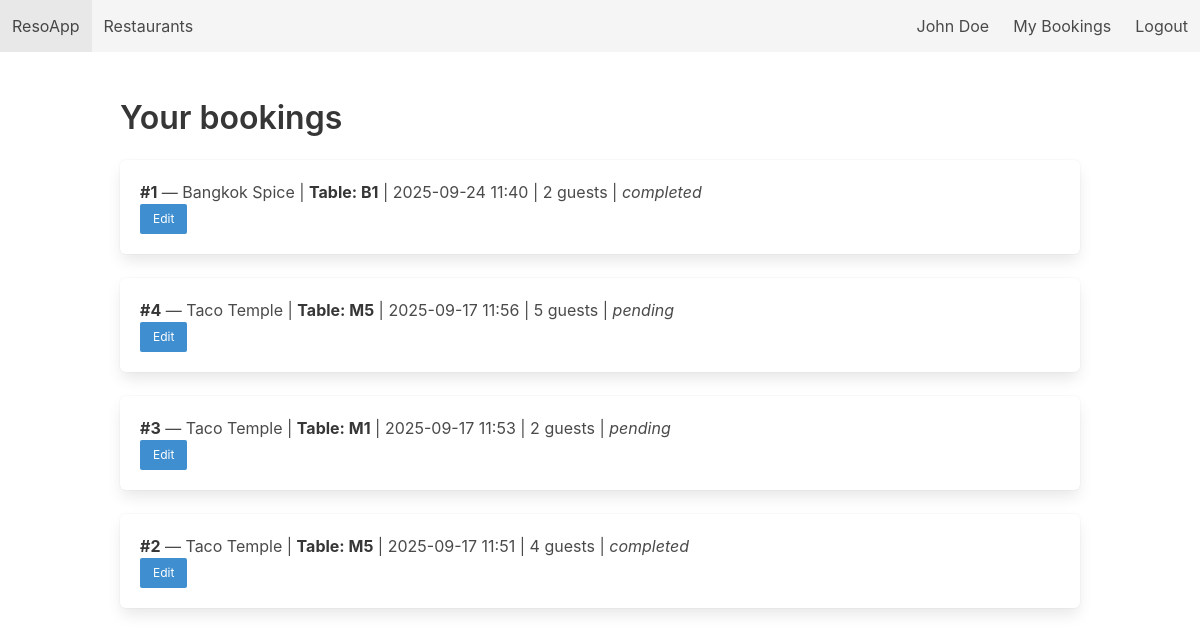
Screenshot of /bookings (signed in) with the database file from the repository.
### tables this page shows
CREATE TABLE Reservations (
        reservation_id  INTEGER PRIMARY KEY AUTOINCREMENT,
        customer_id     INTEGER NOT NULL,
        restaurant_id   INTEGER NOT NULL,
        table_id        INTEGER,
        reservation_date DATE NOT NULL,
        reservation_time TEXT NOT NULL,
        guests          INTEGER NOT NULL CHECK (guests > 0),
        status          TEXT CHECK (status IN ('pending', 'confirmed', 'rejected', 'completed', 'cancelled')) DEFAULT 'pending',
        created_at      DATE DEFAULT (DATE('now')),
        FOREIGN KEY (customer_id) REFERENCES Customers(customer_id) ON DELETE CASCADE,
        FOREIGN KEY (restaurant_id) REFERENCES Restaurants(restaurant_id) ON DELETE CASCADE,
        FOREIGN KEY (table_id) REFERENCES Tables(table_id) ON DELETE SET NULL
    );

CREATE TABLE Restaurants (
        restaurant_id INTEGER PRIMARY KEY AUTOINCREMENT,
        name          TEXT NOT NULL,
        location      TEXT NOT NULL,
        cuisine       TEXT,
        rating        REAL CHECK (rating >= 0 AND rating <= 5),
        description   TEXT,
        opening_time  TEXT,
        closing_time  TEXT,
        created_at    DATE DEFAULT (DATE('now'))
    );

CREATE TABLE Tables (
        table_id      INTEGER PRIMARY KEY AUTOINCREMENT,
        restaurant_id INTEGER NOT NULL,
        table_number  TEXT,
        capacity      INTEGER NOT NULL,
        FOREIGN KEY (restaurant_id) REFERENCES Restaurants(restaurant_id) ON DELETE CASCADE
    );

### app.py (the view)
@app.route('/bookings')
@login_required(role='customer')
def bookings():
    db = get_db()
    uid = session['user']
    cur = db.execute("""
        SELECT r.*, rest.name as restaurant_name, t.table_number
        FROM Reservations r
        JOIN Restaurants rest ON r.restaurant_id = rest.restaurant_id
        LEFT JOIN Tables t ON r.table_id = t.table_id
        WHERE r.customer_id = ?
        ORDER BY r.reservation_date DESC, r.reservation_time DESC
    """, (uid,))
    rows = cur.fetchall()
    return render_template('bookings.html', bookings=rows)

### app.py (called while the page is built)
def get_db():
    if 'db' not in g:
        g.db = sqlite3.connect(DB_PATH, detect_types=sqlite3.PARSE_DECLTYPES)
        g.db.row_factory = sqlite3.Row
        g.db.execute("PRAGMA foreign_keys = ON;")
    return g.db

def login_required(role=None):
    def decorator(f):
        @wraps(f)
        def wrapper(*args, **kwargs):
            if 'user' not in session:
                flash("Please log in first.", "warning")
                return redirect(url_for('login'))
            if role == 'admin' and session.get('role') != 'admin':
                flash("Admin area. Access denied.", "danger")
                return redirect(url_for('index'))
            return f(*args, **kwargs)
        return wrapper
    return decorator

### templates/bookings.html
{% extends "base.html" %} {% block content %}
<h2 class="title">Your bookings</h2>
{% for b in bookings %}
<div class="box">
  <p>
    <strong>#{{ b['reservation_id'] }}</strong> — {{ b['restaurant_name'] }} |
    <strong>Table: {{ b['table_number'] or 'N/A' }}</strong> | {{
    b['reservation_date'] }} {{ b['reservation_time'] }} | {{ b['guests'] }}
    guests | <em>{{ b['status'] }}</em>
  </p>
  <div class="buttons">
    <a
      class="button is-small is-info"
      href="{{ url_for('edit_reservation', res_id=b['reservation_id']) }}"
      >Edit</a
    >
  </div>
</div>
{% else %}
<p>No bookings yet.</p>
{% endfor %} {% endblock %}

### rows the page displays
Reservations: reservation_id "1", restaurant_name "Bangkok Spice", table_number "B1", reservation_date "2025-09-24", reservation_time "11:40", guests "2", status "completed"
Reservations: reservation_id "4", restaurant_name "Taco Temple", table_number "M5", reservation_date "2025-09-17", reservation_time "11:56", guests "5", status "pending"
Reservations: reservation_id "3", restaurant_name "Taco Temple", table_number "M1", reservation_date "2025-09-17", reservation_time "11:53", guests "2", status "pending"
Reservations: reservation_id "2", restaurant_name "Taco Temple", table_number "M5", reservation_date "2025-09-17", reservation_time "11:51", guests "4", status "completed"

### other values shown
{{ session.get('name') }} "John Doe"
